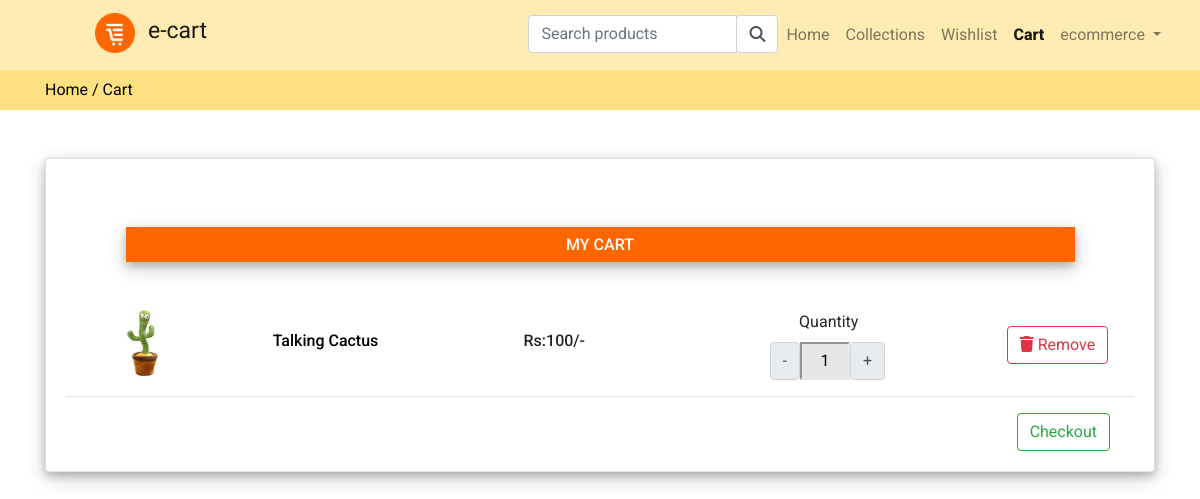
The app's page /cart (signed in) with its own data.
### store/models.py (models this page shows, shortened)
class Cart(models.Model):
    user=models.ForeignKey(User,on_delete=models.CASCADE)
    product=models.ForeignKey(Product,on_delete=models.CASCADE)
    product_qty=models.IntegerField(blank=False,null=False)
    created_at=models.DateTimeField(auto_now_add=True)

class Product(models.Model):
    category=models.ForeignKey(Category,on_delete=models.CASCADE)
    slug = models.CharField(max_length=150,null=False,blank=False)
    name = models.CharField(max_length=150,null=False,blank=False)
    product_image=models.ImageField(upload_to=get_file_path,null=True,blank=True)
    small_decription=models.CharField(max_length=150,null=False,blank=False)
    quantity=models.IntegerField(null=False,blank=False)
    decription=models.TextField(max_length=300,null=False,blank=False)
    original_price=models.FloatField(null=False,blank=False)
    selling_price=models.FloatField(null=False,blank=False)
    status=models.BooleanField(default=False,help_text="0-Default, 1-Hidden")
    trending=models.BooleanField(default=False,help_text="0-Default, 1-Trending")
    tag=models.CharField(max_length=150,null=False,blank=False)
    meta_title = models.CharField(max_length=150,null=False,blank=False)
    meta_keywords = models.CharField(max_length=150,null=False,blank=False)
    meta_description =models.TextField(max_length=500,null=False,blank=False)
    created_at=models.DateTimeField(auto_now_add=True)

### store/controller/cartview.py (the view)
# urls.py: path('cart',cartview.createcart,name='createcart'),
@login_required(login_url='loginpage')
def createcart(request):
    cartitem=Cart.objects.filter(user=request.user)
    context={'cartitem':cartitem }
    return render(request,'store/products/createcart.html',context)

### store/templates/store/products/createcart.html (shortened to what this page needs)
{% extends 'store/layouts/main.html' %}
{% block content %}
<div class="py-2 topbar">
    <div class="container">
        <a class="" href="{% url 'home' %}">Home /</a>
        <a class="" href="{% url 'createcart' %}">Cart </a>
    </div>
</div>
<div class="py-5">
    <div class="container">
        <div class="row">
            <div class="col-md-12 ">
                <div class="card shadow">
                    <div class="card-body cartdiv ">
                        <div class="container col-md-11">
                        <div class=" shadow text-center text-white  mt-5 mb-5 "style="background-color: #ff6600;" >
                            <h6 class="mt-2 py-2">MY CART</h6>
                        </div>
                        </div>
                        {% if cartitem %}
                            {% for i in cartitem %}
                                <div class="row text-center product_data ">
                                    <div class="col-md-2 my-auto text-center">
                                        <img src="{{ i.product.product_image.url}}" height="70px" width="70px" alt="pimage">
                                    </div>
                                    <div class="col-md-2 my-auto ">
                                        <a href="{% url 'productDetails' i.product.category.slug i.product.slug %}" >
                                            <h6>{{i.product.name}}</h6>
                                        </a>
                                    </div>
                                    <div class="col-md-3 my-auto ">
                                        <h6>Rs:{{i.product.selling_price |stringformat:'d'}}/-</h6>
                                    </div>
                                    <div class="col-md-3 text-center ">
                                        <div class="text-center">
                                            {% if i.product.quantity >= i.product_qty%}
                                                <label for="">Quantity</label>
                                                <div class="input-group text-center " style="margin-left: 63px;" >
                                                    <button class="input-group-text changeQuantity decrement-btn">-</button>
                                                    <input type="text " name="quantity" style="width: 50px; background:#E5E7E9 ;border-color : #E5E7E9; " class="qty_input  text-center " value="{{i.product_qty}}">
                                                    <button class="input-group-text changeQuantity increment-btn">+</button>
                                                </div>
                                            {% else %}
                                                <h6>Out of stock</h6>
                                            {% endif %}
                                        </div>
                                    </div>
                                    <div class="col-md-2 my-auto">
                                        <button class="btn btn-outline-danger delete-cart-item "><i class="fa-solid fa-trash"></i>  Remove</button>
                                    </div>
                                </div>
                                <hr>
                            {% endfor %}
                            <a href="{% url 'checkout' %}" class="float-right mr-4 btn btn-outline-success ">Checkout</a>
                        {% else %}
                            <h4>Cart is empty</h4>
                        {% endif %}
                    </div>
                </div>
            </div>
        </div>
    </div>
</div>
{% endblock content %}

### store/templates/store/inc/navbar.html (shortened to what this page needs)
{% load static %}
<nav class="navbar navbar-expand-lg  navbar-light navbarcolor " >
    <div class="col-sm-4">
      <a class="navbar-brand px-5 ml-3" href="/">
        <div class="logo-image">
              <img  src="{% static 'images/favicon cart.png' %}" width="40" height="40" class="float-start my-auto d-inline-block">
              <label class="ml-2"style=" font-family: 'Lobster Two', cursive; font-size:23px;">e-cart</label>
        </div>
      </a>
   </div>
    <div class=" col-sm-8">
      <div class="collapse navbar-collapse" id="navbarNavAltMarkup">
        <div class="navbar-nav ml-auto">
          <div class="search-bar mx-auto text-center " >
            <form action="{% url 'productsearch' %}"method="POST">
              <div class="input-group float-end">
                <input type="search" required class="form-control  "name='searchbox' placeholder="Search products" id="searchproduct" >
                  <button  type='submit'class="input-group-text  bg-white" ><i class="fa fa-search"> </i></button>
                </div>
            </form>
          </div>
          <a class="nav-item nav-link   {% if request.resolver_match.url_name == 'home' %} active {% endif %} " href="{% url 'home' %}">Home <span class="sr-only">(current)</span></a>
          <a class="nav-item nav-link   {% if request.resolver_match.url_name == 'collections' %} active {% endif %}" href="{% url 'collections' %}">Collections</a>
          <a class="nav-item nav-link   {% if request.resolver_match.url_name == 'wishlist' %} active {% endif %} " href="{% url 'wishlist' %}">Wishlist</a>
          <a class="nav-item nav-link   {% if request.resolver_match.url_name == 'createcart' %} active {% endif %} " href="{% url 'createcart' %}">Cart</a>
          {% if request.user.is_authenticated %}
              <li class="nav-item dropdown">
                <a class="nav-link  dropdown-toggle" href="#" id="navbarDropdownMenuLink" data-toggle="dropdown" aria-haspopup="true" aria-expanded="false">
                  {{request.user}}
                </a>
              </li>
          {% else %}
            <a class="nav-item nav-link " href="{% url 'loginpage' %}">Login</a>
            <a class="nav-item nav-link disabled  " href="{% url 'register' %}">Signup</a>
          {% endif %}
        </div>
      </div>
    </div>
  </nav>

### static/css/custom.css (style rules this page uses)
.shadow { box-shadow: 0 4px 8px 0 rgba(0, 0, 0, 0.2), 0 6px 20px 0 rgba(0, 0, 0, 0.19); }
.navbarcolor { background-color:#ffecb3 ; color:#ff6600; }
.topbar { background: #ffe082; color:#ff6f00; }

### store/templates/store/layouts/main.html (style rules this page uses)
* { font-family: 'Roboto', sans-serif; }
a { text-decoration: none; color: #000; }
.active { font-weight: 800; }

### records on screen
Cart: product.product_image (picture), product.name "Talking Cactus", product.selling_price "100", quantity "1"

### other values on screen
{{ request.user }} "ecommerce"
